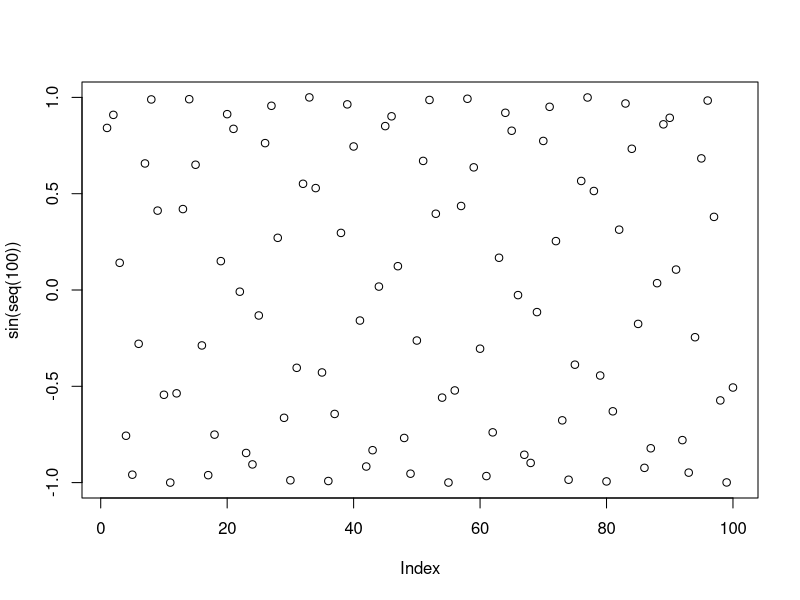

Write R code to recreate this figure.
## ---- chunk 1
knitr::opts_chunk$set(echo = TRUE)
knitr::opts_chunk$set(fig.path='{{ site.baseurl }}/assets/images/rmd_images/e01-02/')
## ---- chunk 2
summary(cars)
## ---- chunk 3
plot(sin(seq(100)))
